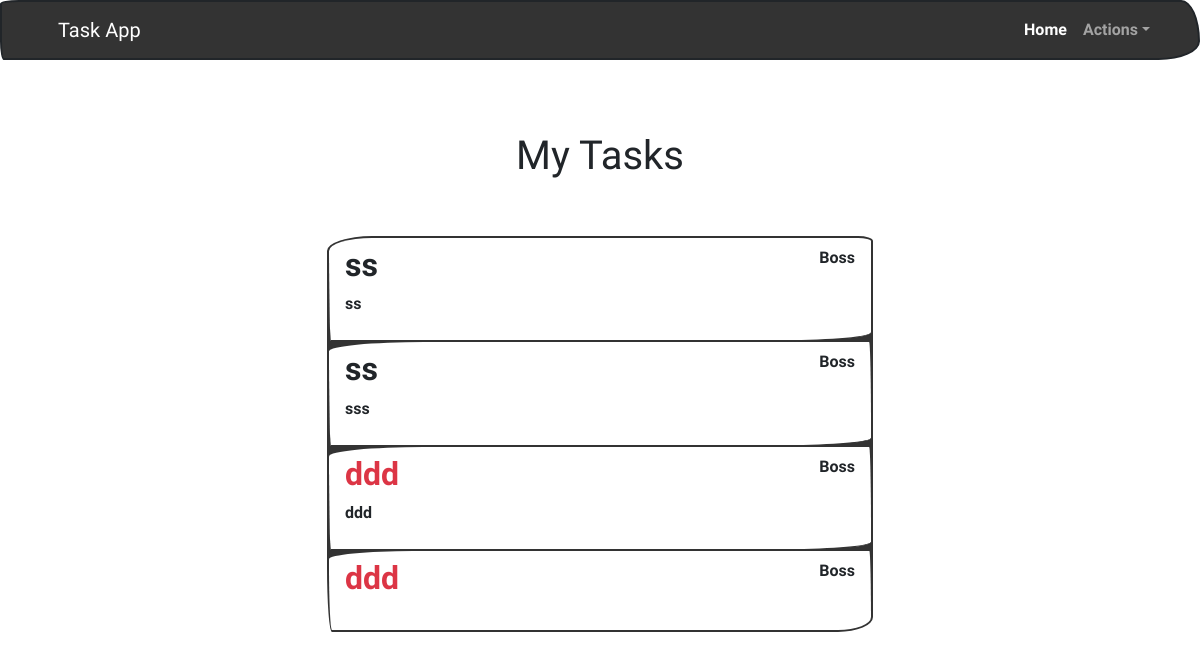
/tasks/ (signed in), run on an earlier commit of the app's database.
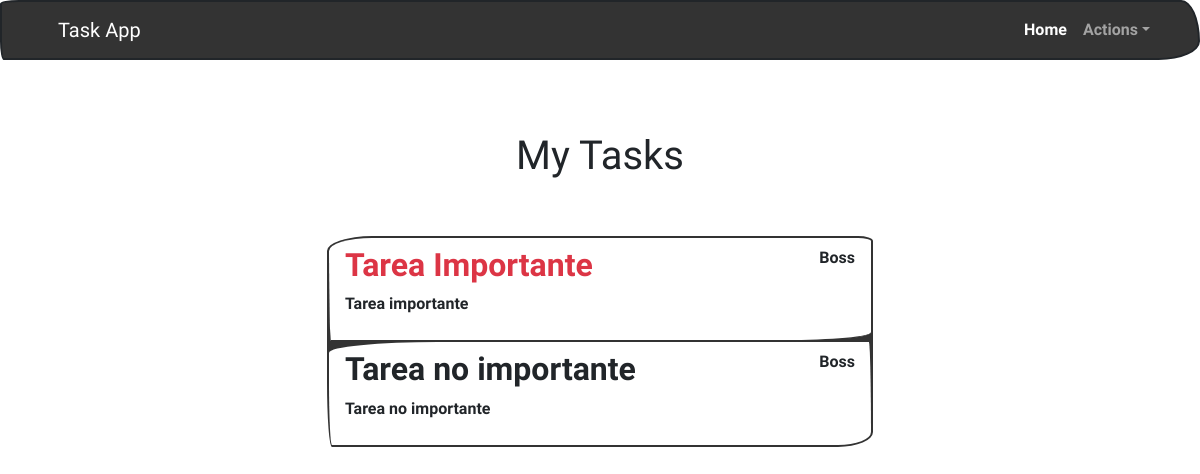
And on a later commit of the database.
### tasks/models.py (models this page shows, shortened)
class Task(models.Model):
    title = models.CharField(max_length=200)
    description = models.TextField(blank=True)
    created = models.DateTimeField(auto_now_add=True)
    datecompleted = models.DateTimeField(null=True, blank=True)
    important = models.BooleanField(default=False)
    user = models.ForeignKey(User, on_delete=models.CASCADE)

### tasks/views.py (the view)
# urls.py: path('tasks/', views.tasks, name='tasks'),
@login_required
def tasks(request):
    tasks = Task.objects.filter(user=request.user, datecompleted__isnull=True)
    return render(request, 'tasks.html', {'tasks': tasks})

### tasks/templates/tasks.html (shortened to what this page needs)
{% extends 'base.html' %}
{% block content %}
<main class="container">
    <div class="row">
        <div class="col-md-6 offset-md-3">
            <h1 class="text-center py-5 mt-4">My Tasks</h1>
            <ul class="list-group">
                {% for task in tasks %}
                <a class="list-group-item" href="{% url 'task_detail' task.id %}">
                   <header class="d-flex justify-content-between">
                    {% if task.important %}
                    <h2 class="fw-bold text-danger">{{task.title}}</h2>
                    {% else %}
                    <h2 class="fw-bold">{{task.title}}</h2>
                    {% endif %}
                    <p>{{task.user.username}}</p>
                   </header>
                    <p>{{task.description}}</p>
                </a>
                {% endfor %}
            </ul>
        </div>
    </div>
</main>
{% endblock %}

### tasks/templates/base.html (shortened to what this page needs)
{% load static %}
<!DOCTYPE html>
<html lang="en">
<head>
  <link rel="stylesheet" href="https://cdnjs.cloudflare.com/ajax/libs/bootswatch/5.2.3/sketchy/bootstrap.min.css" />
</head>
<body>
  <nav class="navbar navbar-expand-lg navbar-dark bg-primary">
    <div class="container">
      <a class="navbar-brand" href="/">
        <a class="navbar-brand" href="/">Task App</a>
        <div class="collapse navbar-collapse" id="navbarColor01">
          <ul class="navbar-nav ms-auto">
            <li class="nav-item">
              <a class="nav-link active" href="/">Home
              </a>
            </li>
            {% if user.is_authenticated %}
            <li class="nav-item dropdown">
              <a class="nav-link dropdown-toggle" data-bs-toggle="dropdown" href="#" role="button" aria-haspopup="true"
                aria-expanded="false">Actions</a>
            </li>
            {% else %}
            <li class="nav-item">
              <a class="nav-link" href="/signup/">Signup</a>
            <li class="nav-item">
              <a class="nav-link" href="/signin/">Signin</a>
            </li>
            {% endif %}
          </ul>
        </div>
    </div>
  </nav>
  {% block content %} {% endblock %}
</body>
</html>

What changed in the data, as far as the page shows it:
removed Task: title "ss", user.username "Boss", description "ss"
removed Task: title "ss", user.username "Boss", description "sss"
removed Task: title "ddd", user.username "Boss", description "ddd"
removed Task: title "ddd", user.username "Boss"
added Task: title "Tarea Importante", user.username "Boss", description "Tarea importante"
added Task: title "Tarea no importante", user.username "Boss", description "Tarea no importante"
